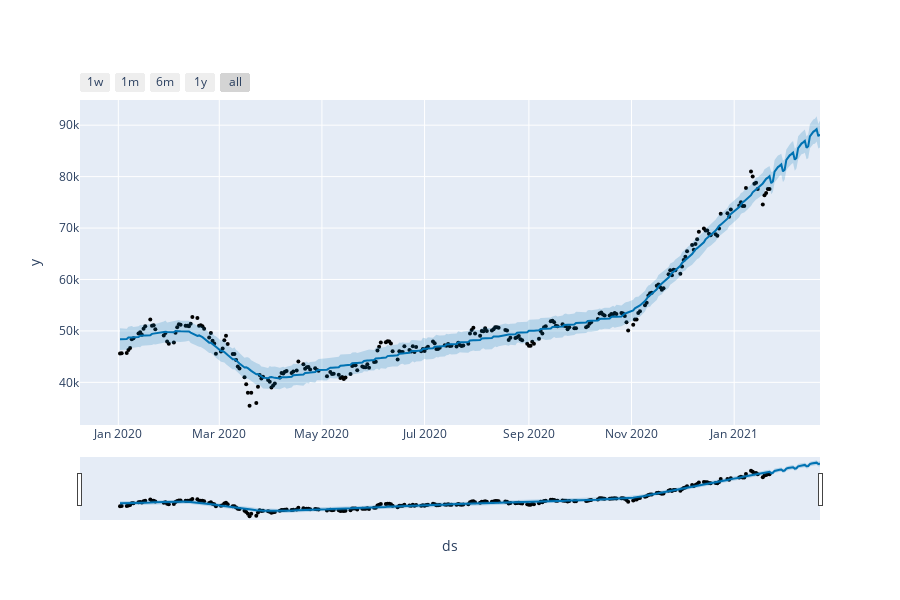

The notebook cell saved with this chart:
### Code cell
fig = plot_plotly(m, forecast)
fig

### Figure 1 — Plotly figure (JSON) as saved in the notebook; plotly's stock layout.template omitted (floating-point values rounded to 4 significant figures; data arrays with more than 128 entries replaced by an {"elided": "..."} marker saying what was removed)
{"data": [{"marker": {"color": "black", "size": 4}, "mode": "markers", "name": "Actual", "type": "scatter", "x": {"elided": "263 str values"}, "y": {"elided": "263 int values"}}, {"hoverinfo": "skip", "line": {"width": 0}, "mode": "lines", "type": "scatter", "x": {"elided": "293 str values"}, "y": {"elided": "293 float values"}}, {"fill": "tonexty", "fillcolor": "rgba(0, 114, 178, 0.2)", "line": {"color": "#0072B2", "width": 2}, "mode": "lines", "name": "Predicted", "type": "scatter", "x": {"elided": "293 str values"}, "y": {"elided": "293 float values"}}, {"fill": "tonexty", "fillcolor": "rgba(0, 114, 178, 0.2)", "hoverinfo": "skip", "line": {"width": 0}, "mode": "lines", "type": "scatter", "x": {"elided": "293 str values"}, "y": {"elided": "293 float values"}}], "layout": {"height": 600, "showlegend": false, "width": 900, "xaxis": {"rangeselector": {"buttons": [{"count": 7, "label": "1w", "step": "day", "stepmode": "backward"}, {"count": 1, "label": "1m", "step": "month", "stepmode": "backward"}, {"count": 6, "label": "6m", "step": "month", "stepmode": "backward"}, {"count": 1, "label": "1y", "step": "year", "stepmode": "backward"}, {"step": "all"}]}, "rangeslider": {"visible": true}, "title": {"text": "ds"}, "type": "date"}, "yaxis": {"title": {"text": "y"}}}}
